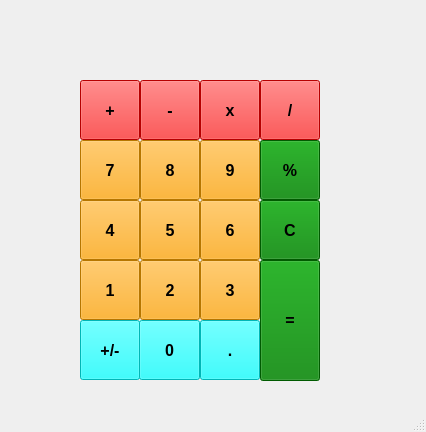
<?xml version="1.0" encoding="UTF-8"?>
<ui version="4.0">
 <class>MainWindow</class>
 <widget class="QMainWindow" name="MainWindow">
  <property name="geometry">
   <rect>
    <x>0</x>
    <y>0</y>
    <width>426</width>
    <height>432</height>
   </rect>
  </property>
  <property name="windowTitle">
   <string>MainWindow</string>
  </property>
  <property name="autoFillBackground">
   <bool>false</bool>
  </property>
  <widget class="QWidget" name="centralWidget">
   <widget class="QLabel" name="labelmsg1">
    <property name="geometry">
     <rect>
      <x>190</x>
      <y>80</y>
      <width>47</width>
      <height>13</height>
     </rect>
    </property>
    <property name="font">
     <font>
      <pointsize>12</pointsize>
      <weight>75</weight>
      <bold>true</bold>
     </font>
    </property>
    <property name="text">
     <string/>
    </property>
   </widget>
   <widget class="QLabel" name="label">
    <property name="geometry">
     <rect>
      <x>80</x>
      <y>20</y>
      <width>240</width>
      <height>60</height>
     </rect>
    </property>
    <property name="font">
     <font>
      <pointsize>12</pointsize>
      <weight>75</weight>
      <bold>true</bold>
     </font>
    </property>
    <property name="autoFillBackground">
     <bool>true</bool>
    </property>
    <property name="text">
     <string/>
    </property>
    <property name="textFormat">
     <enum>Qt::AutoText</enum>
    </property>
    <property name="alignment">
     <set>Qt::AlignRight|Qt::AlignTrailing|Qt::AlignVCenter</set>
    </property>
   </widget>
   <widget class="QPushButton" name="btn7">
    <property name="geometry">
     <rect>
      <x>80</x>
      <y>140</y>
      <width>60</width>
      <height>60</height>
     </rect>
    </property>
    <property name="font">
     <font>
      <pointsize>12</pointsize>
      <weight>75</weight>
      <bold>true</bold>
     </font>
    </property>
    <property name="autoFillBackground">
     <bool>true</bool>
    </property>
    <property name="styleSheet">
     <string notr="true">QPushButton
{
	background-color:orange;
}</string>
    </property>
    <property name="text">
     <string>7</string>
    </property>
   </widget>
   <widget class="QPushButton" name="btn4">
    <property name="geometry">
     <rect>
      <x>80</x>
      <y>200</y>
      <width>60</width>
      <height>60</height>
     </rect>
    </property>
    <property name="font">
     <font>
      <pointsize>12</pointsize>
      <weight>75</weight>
      <bold>true</bold>
     </font>
    </property>
    <property name="autoFillBackground">
     <bool>true</bool>
    </property>
    <property name="styleSheet">
     <string notr="true">QPushButton
{
	background-color:orange;
}</string>
    </property>
    <property name="text">
     <string>4</string>
    </property>
   </widget>
   <widget class="QPushButton" name="btn1">
    <property name="geometry">
     <rect>
      <x>80</x>
      <y>260</y>
      <width>60</width>
      <height>60</height>
     </rect>
    </property>
    <property name="font">
     <font>
      <pointsize>12</pointsize>
      <weight>75</weight>
      <bold>true</bold>
     </font>
    </property>
    <property name="autoFillBackground">
     <bool>true</bool>
    </property>
    <property name="styleSheet">
     <string notr="true">QPushButton
{
	background-color:orange;
}</string>
    </property>
    <property name="text">
     <string>1</string>
    </property>
   </widget>
   <widget class="QPushButton" name="btn5">
    <property name="geometry">
     <rect>
      <x>140</x>
      <y>200</y>
      <width>60</width>
      <height>60</height>
     </rect>
    </property>
    <property name="font">
     <font>
      <pointsize>12</pointsize>
      <weight>75</weight>
      <bold>true</bold>
     </font>
    </property>
    <property name="autoFillBackground">
     <bool>true</bool>
    </property>
    <property name="styleSheet">
     <string notr="true">QPushButton
{
	background-color:orange;
}</string>
    </property>
    <property name="text">
     <string>5</string>
    </property>
   </widget>
   <widget class="QPushButton" name="btn2">
    <property name="geometry">
     <rect>
      <x>140</x>
      <y>260</y>
      <width>60</width>
      <height>60</height>
     </rect>
    </property>
    <property name="font">
     <font>
      <pointsize>12</pointsize>
      <weight>75</weight>
      <bold>true</bold>
     </font>
    </property>
    <property name="autoFillBackground">
     <bool>true</bool>
    </property>
    <property name="styleSheet">
     <string notr="true">QPushButton
{
	background-color:orange;
}</string>
    </property>
    <property name="text">
     <string>2</string>
    </property>
   </widget>
   <widget class="QPushButton" name="btn8">
    <property name="geometry">
     <rect>
      <x>140</x>
      <y>140</y>
      <width>60</width>
      <height>60</height>
     </rect>
    </property>
    <property name="font">
     <font>
      <pointsize>12</pointsize>
      <weight>75</weight>
      <bold>true</bold>
     </font>
    </property>
    <property name="autoFillBackground">
     <bool>true</bool>
    </property>
    <property name="styleSheet">
     <string notr="true">QPushButton
{
	background-color:orange;
}</string>
    </property>
    <property name="text">
     <string>8</string>
    </property>
   </widget>
   <widget class="QPushButton" name="btn3">
    <property name="geometry">
     <rect>
      <x>200</x>
      <y>260</y>
      <width>60</width>
      <height>60</height>
     </rect>
    </property>
    <property name="font">
     <font>
      <pointsize>12</pointsize>
      <weight>75</weight>
      <bold>true</bold>
     </font>
    </property>
    <property name="autoFillBackground">
     <bool>true</bool>
    </property>
    <property name="styleSheet">
     <string notr="true">QPushButton
{
	background-color:orange;
}</string>
    </property>
    <property name="text">
     <string>3</string>
    </property>
   </widget>
   <widget class="QPushButton" name="btn6">
    <property name="geometry">
     <rect>
      <x>200</x>
      <y>200</y>
      <width>60</width>
      <height>60</height>
     </rect>
    </property>
    <property name="font">
     <font>
      <pointsize>12</pointsize>
      <weight>75</weight>
      <bold>true</bold>
     </font>
    </property>
    <property name="autoFillBackground">
     <bool>true</bool>
    </property>
    <property name="styleSheet">
     <string notr="true">QPushButton
{
	background-color:orange;
}</string>
    </property>
    <property name="text">
     <string>6</string>
    </property>
   </widget>
   <widget class="QPushButton" name="btn9">
    <property name="geometry">
     <rect>
      <x>200</x>
      <y>140</y>
      <width>60</width>
      <height>60</height>
     </rect>
    </property>
    <property name="font">
     <font>
      <pointsize>12</pointsize>
      <weight>75</weight>
      <bold>true</bold>
     </font>
    </property>
    <property name="autoFillBackground">
     <bool>true</bool>
    </property>
    <property name="styleSheet">
     <string notr="true">QPushButton
{
	background-color:orange;
}</string>
    </property>
    <property name="text">
     <string>9</string>
    </property>
   </widget>
   <widget class="QPushButton" name="btn0">
    <property name="geometry">
     <rect>
      <x>139</x>
      <y>320</y>
      <width>61</width>
      <height>60</height>
     </rect>
    </property>
    <property name="font">
     <font>
      <pointsize>12</pointsize>
      <weight>75</weight>
      <bold>true</bold>
     </font>
    </property>
    <property name="autoFillBackground">
     <bool>true</bool>
    </property>
    <property name="styleSheet">
     <string notr="true">QPushButton
{
	background-color:cyan;
}</string>
    </property>
    <property name="text">
     <string>0</string>
    </property>
   </widget>
   <widget class="QPushButton" name="btnESIT">
    <property name="geometry">
     <rect>
      <x>260</x>
      <y>260</y>
      <width>60</width>
      <height>121</height>
     </rect>
    </property>
    <property name="font">
     <font>
      <pointsize>12</pointsize>
      <weight>75</weight>
      <bold>true</bold>
     </font>
    </property>
    <property name="autoFillBackground">
     <bool>true</bool>
    </property>
    <property name="styleSheet">
     <string notr="true">QPushButton
{
	background-color:green;
}</string>
    </property>
    <property name="text">
     <string>=</string>
    </property>
   </widget>
   <widget class="QPushButton" name="btnC">
    <property name="geometry">
     <rect>
      <x>260</x>
      <y>200</y>
      <width>60</width>
      <height>60</height>
     </rect>
    </property>
    <property name="font">
     <font>
      <pointsize>12</pointsize>
      <weight>75</weight>
      <bold>true</bold>
     </font>
    </property>
    <property name="autoFillBackground">
     <bool>true</bool>
    </property>
    <property name="styleSheet">
     <string notr="true">QPushButton
{
	background-color:green;
}</string>
    </property>
    <property name="text">
     <string>C</string>
    </property>
   </widget>
   <widget class="QPushButton" name="btnNEGATIF">
    <property name="geometry">
     <rect>
      <x>80</x>
      <y>320</y>
      <width>60</width>
      <height>60</height>
     </rect>
    </property>
    <property name="font">
     <font>
      <pointsize>12</pointsize>
      <weight>75</weight>
      <bold>true</bold>
     </font>
    </property>
    <property name="autoFillBackground">
     <bool>true</bool>
    </property>
    <property name="styleSheet">
     <string notr="true">QPushButton
{
	background-color:cyan;
}</string>
    </property>
    <property name="text">
     <string>+/-</string>
    </property>
   </widget>
   <widget class="QPushButton" name="btnBOL">
    <property name="geometry">
     <rect>
      <x>260</x>
      <y>80</y>
      <width>60</width>
      <height>60</height>
     </rect>
    </property>
    <property name="font">
     <font>
      <pointsize>12</pointsize>
      <weight>75</weight>
      <bold>true</bold>
     </font>
    </property>
    <property name="cursor">
     <cursorShape>ArrowCursor</cursorShape>
    </property>
    <property name="mouseTracking">
     <bool>false</bool>
    </property>
    <property name="autoFillBackground">
     <bool>true</bool>
    </property>
    <property name="styleSheet">
     <string notr="true">QPushButton
{
	background-color:red;
}</string>
    </property>
    <property name="text">
     <string>/</string>
    </property>
    <property name="autoDefault">
     <bool>false</bool>
    </property>
    <property name="default">
     <bool>false</bool>
    </property>
    <property name="flat">
     <bool>false</bool>
    </property>
   </widget>
   <widget class="QPushButton" name="btnCARP">
    <property name="geometry">
     <rect>
      <x>200</x>
      <y>80</y>
      <width>60</width>
      <height>60</height>
     </rect>
    </property>
    <property name="font">
     <font>
      <pointsize>12</pointsize>
      <weight>75</weight>
      <bold>true</bold>
     </font>
    </property>
    <property name="cursor">
     <cursorShape>ArrowCursor</cursorShape>
    </property>
    <property name="mouseTracking">
     <bool>false</bool>
    </property>
    <property name="autoFillBackground">
     <bool>true</bool>
    </property>
    <property name="styleSheet">
     <string notr="true">QPushButton
{
	background-color:red;
}</string>
    </property>
    <property name="text">
     <string>x</string>
    </property>
    <property name="autoDefault">
     <bool>false</bool>
    </property>
    <property name="default">
     <bool>false</bool>
    </property>
    <property name="flat">
     <bool>false</bool>
    </property>
   </widget>
   <widget class="QPushButton" name="btnCIKAR">
    <property name="geometry">
     <rect>
      <x>140</x>
      <y>80</y>
      <width>60</width>
      <height>60</height>
     </rect>
    </property>
    <property name="font">
     <font>
      <pointsize>12</pointsize>
      <weight>75</weight>
      <bold>true</bold>
     </font>
    </property>
    <property name="cursor">
     <cursorShape>ArrowCursor</cursorShape>
    </property>
    <property name="mouseTracking">
     <bool>false</bool>
    </property>
    <property name="autoFillBackground">
     <bool>true</bool>
    </property>
    <property name="styleSheet">
     <string notr="true">QPushButton
{
	background-color:red;
}</string>
    </property>
    <property name="text">
     <string>-</string>
    </property>
    <property name="autoDefault">
     <bool>false</bool>
    </property>
    <property name="default">
     <bool>false</bool>
    </property>
    <property name="flat">
     <bool>false</bool>
    </property>
   </widget>
   <widget class="QPushButton" name="btnTOPLA">
    <property name="geometry">
     <rect>
      <x>80</x>
      <y>80</y>
      <width>60</width>
      <height>60</height>
     </rect>
    </property>
    <property name="font">
     <font>
      <pointsize>12</pointsize>
      <weight>75</weight>
      <bold>true</bold>
     </font>
    </property>
    <property name="cursor">
     <cursorShape>ArrowCursor</cursorShape>
    </property>
    <property name="mouseTracking">
     <bool>false</bool>
    </property>
    <property name="autoFillBackground">
     <bool>true</bool>
    </property>
    <property name="styleSheet">
     <string notr="true">QPushButton
{
	background-color:red;
}</string>
    </property>
    <property name="text">
     <string>+</string>
    </property>
    <property name="autoDefault">
     <bool>false</bool>
    </property>
    <property name="default">
     <bool>false</bool>
    </property>
    <property name="flat">
     <bool>false</bool>
    </property>
   </widget>
   <widget class="QPushButton" name="btnNOKTA">
    <property name="geometry">
     <rect>
      <x>200</x>
      <y>320</y>
      <width>60</width>
      <height>60</height>
     </rect>
    </property>
    <property name="font">
     <font>
      <pointsize>12</pointsize>
      <weight>75</weight>
      <bold>true</bold>
     </font>
    </property>
    <property name="autoFillBackground">
     <bool>true</bool>
    </property>
    <property name="styleSheet">
     <string notr="true">QPushButton
{
	background-color:cyan;
}</string>
    </property>
    <property name="text">
     <string>.</string>
    </property>
   </widget>
   <widget class="QPushButton" name="btnYUZDE">
    <property name="geometry">
     <rect>
      <x>260</x>
      <y>140</y>
      <width>60</width>
      <height>60</height>
     </rect>
    </property>
    <property name="font">
     <font>
      <pointsize>12</pointsize>
      <weight>75</weight>
      <bold>true</bold>
     </font>
    </property>
    <property name="autoFillBackground">
     <bool>true</bool>
    </property>
    <property name="styleSheet">
     <string notr="true">QPushButton
{
	background-color:green;
}</string>
    </property>
    <property name="text">
     <string>%</string>
    </property>
    <property name="default">
     <bool>false</bool>
    </property>
   </widget>
  </widget>
  <widget class="QStatusBar" name="statusBar"/>
 </widget>
 <layoutdefault spacing="6" margin="11"/>
 <resources/>
 <connections/>
</ui>
